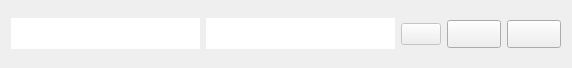
<?xml version="1.0" encoding="UTF-8"?>
<ui version="4.0">
 <class>ListFlashcardsWidget</class>
 <widget class="QWidget" name="ListFlashcardsWidget">
  <property name="geometry">
   <rect>
    <x>0</x>
    <y>0</y>
    <width>572</width>
    <height>68</height>
   </rect>
  </property>
  <property name="sizePolicy">
   <sizepolicy hsizetype="Preferred" vsizetype="Minimum">
    <horstretch>0</horstretch>
    <verstretch>0</verstretch>
   </sizepolicy>
  </property>
  <property name="windowTitle">
   <string>Form</string>
  </property>
  <layout class="QHBoxLayout" name="horizontalLayout">
   <item>
    <widget class="QLineEdit" name="fld_phrase">
     <property name="sizePolicy">
      <sizepolicy hsizetype="Expanding" vsizetype="Fixed">
       <horstretch>0</horstretch>
       <verstretch>0</verstretch>
      </sizepolicy>
     </property>
     <property name="font">
      <font>
       <pointsize>16</pointsize>
      </font>
     </property>
     <property name="maxLength">
      <number>50</number>
     </property>
     <property name="frame">
      <bool>false</bool>
     </property>
     <property name="readOnly">
      <bool>true</bool>
     </property>
    </widget>
   </item>
   <item>
    <widget class="QLineEdit" name="fld_definition">
     <property name="enabled">
      <bool>true</bool>
     </property>
     <property name="sizePolicy">
      <sizepolicy hsizetype="Expanding" vsizetype="Fixed">
       <horstretch>0</horstretch>
       <verstretch>0</verstretch>
      </sizepolicy>
     </property>
     <property name="font">
      <font>
       <pointsize>16</pointsize>
      </font>
     </property>
     <property name="maxLength">
      <number>50</number>
     </property>
     <property name="frame">
      <bool>false</bool>
     </property>
     <property name="readOnly">
      <bool>true</bool>
     </property>
    </widget>
   </item>
   <item>
    <widget class="PushButton" name="btn_priority">
     <property name="enabled">
      <bool>false</bool>
     </property>
     <property name="sizePolicy">
      <sizepolicy hsizetype="Fixed" vsizetype="Fixed">
       <horstretch>0</horstretch>
       <verstretch>0</verstretch>
      </sizepolicy>
     </property>
     <property name="text">
      <string/>
     </property>
     <property name="icon">
      <iconset resource="../../../resources.qrc">
       <normaloff>:/lib/ui/icons/empty_star.png</normaloff>
       <normalon>:/lib/ui/icons/full_star.png</normalon>:/lib/ui/icons/empty_star.png</iconset>
     </property>
     <property name="checkable">
      <bool>true</bool>
     </property>
    </widget>
   </item>
   <item>
    <widget class="PushButton" name="btn_edit_flashcard">
     <property name="enabled">
      <bool>true</bool>
     </property>
     <property name="sizePolicy">
      <sizepolicy hsizetype="Fixed" vsizetype="Fixed">
       <horstretch>0</horstretch>
       <verstretch>0</verstretch>
      </sizepolicy>
     </property>
     <property name="font">
      <font>
       <pointsize>13</pointsize>
      </font>
     </property>
     <property name="text">
      <string/>
     </property>
     <property name="icon">
      <iconset resource="../../../resources.qrc">
       <normaloff>:/lib/ui/icons/edit.png</normaloff>
       <normalon>:/lib/ui/icons/ready.png</normalon>:/lib/ui/icons/edit.png</iconset>
     </property>
     <property name="checkable">
      <bool>true</bool>
     </property>
    </widget>
   </item>
   <item>
    <widget class="PushButton" name="btn_delete_flashcard">
     <property name="enabled">
      <bool>true</bool>
     </property>
     <property name="sizePolicy">
      <sizepolicy hsizetype="Fixed" vsizetype="Fixed">
       <horstretch>0</horstretch>
       <verstretch>0</verstretch>
      </sizepolicy>
     </property>
     <property name="font">
      <font>
       <pointsize>13</pointsize>
      </font>
     </property>
     <property name="text">
      <string/>
     </property>
     <property name="icon">
      <iconset resource="../../../resources.qrc">
       <normaloff>:/lib/ui/icons/thrash.png</normaloff>:/lib/ui/icons/thrash.png</iconset>
     </property>
     <property name="checkable">
      <bool>false</bool>
     </property>
    </widget>
   </item>
  </layout>
 </widget>
 <customwidgets>
  <customwidget>
   <class>PushButton</class>
   <extends>QPushButton</extends>
   <header>lib/ui/widgets_basic.h</header>
  </customwidget>
 </customwidgets>
 <resources>
  <include location="../../../resources.qrc"/>
 </resources>
 <connections/>
</ui>
